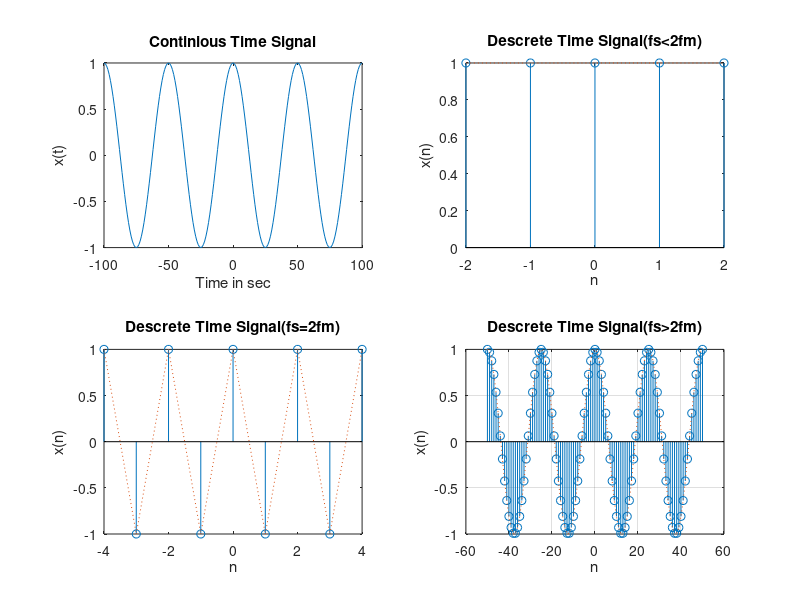

Write MATLAB code to recreate this figure.
clc;
clear;
close all;
t=-100:1:100;
fm=0.02;
x=cos(2*pi*fm*t);
subplot(2,2,1);
plot(t,x);
xlabel('Time in sec');
ylabel('x(t)');
title('Continious Time Signal');

n1=-2:2;
fs1=0.02;
x1=cos(2*pi*fm*n1/fs1);
subplot(2,2,2);
stem(n1,x1);
hold on;
subplot(2,2,2);
plot(n1,x1,':');
xlabel(' n ');
ylabel('x(n)');
title('Descrete Time Signal(fs<2fm)');

n2=-4:4;
fs2=0.04;
x2=cos(2*pi*fm*n2/fs2);
subplot(2,2,3);
stem(n2,x2);
hold on;
subplot(2,2,3);
plot(n2,x2,':');
xlabel(' n ');
ylabel('x(n)');
title('Descrete Time Signal(fs=2fm)');


n3=-50:50;
fs3=0.5;
x3=cos(2*pi*fm*n3/fs3);
subplot(2,2,4);
stem(n3,x3);
hold on;
subplot(2,2,4);
grid on;
plot(n3,x3,':');
xlabel(' n ');
ylabel('x(n)');
title('Descrete Time Signal(fs>2fm)');
